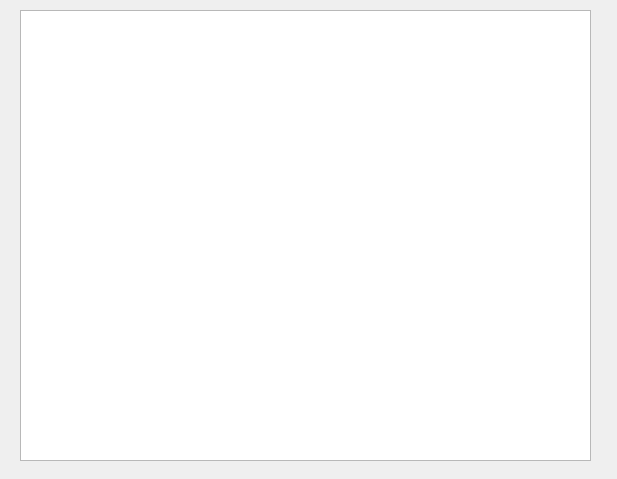
<?xml version="1.0" encoding="UTF-8"?>
<ui version="4.0">
 <class>data_structure</class>
 <widget class="QDialog" name="data_structure">
  <property name="geometry">
   <rect>
    <x>0</x>
    <y>0</y>
    <width>617</width>
    <height>479</height>
   </rect>
  </property>
  <property name="windowTitle">
   <string>Dialog</string>
  </property>
  <widget class="QTableWidget" name="tableWidget">
   <property name="geometry">
    <rect>
     <x>20</x>
     <y>10</y>
     <width>571</width>
     <height>451</height>
    </rect>
   </property>
  </widget>
 </widget>
 <resources/>
 <connections/>
</ui>
